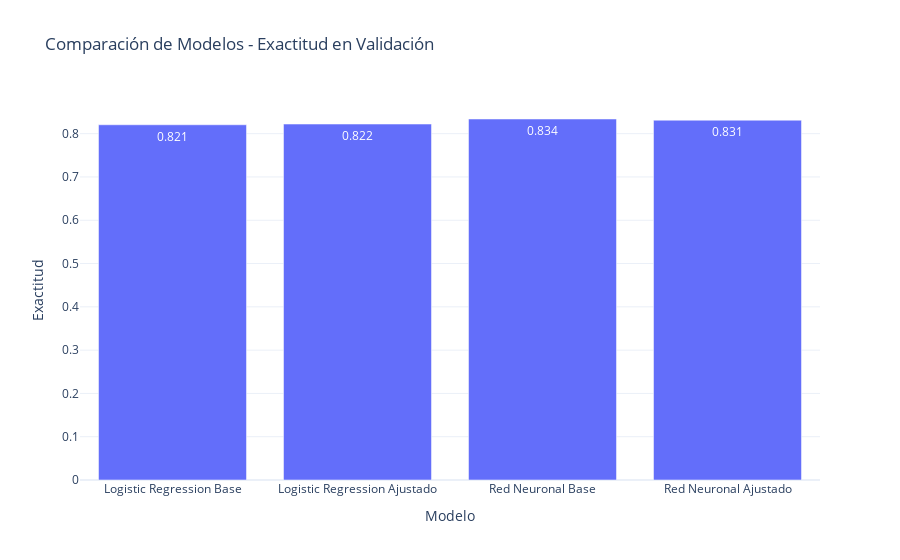

Notebook cell for this chart:
### Markdown cell above
### Comparacion de Modelos

### Code cell
model_scores = {
    "Logistic Regression Base": acc_logreg,
    "Logistic Regression Ajustado": acc_best_logreg,
    "Red Neuronal Base": acc_mlp,
    "Red Neuronal Ajustado": acc_best_mlp,
}

model_scores_df = pd.DataFrame(
    list(model_scores.items()), columns=["Modelo", "Accuracy"]
)

fig = go.Figure()
fig.add_trace(
    go.Bar(
        x=model_scores_df["Modelo"],
        y=model_scores_df["Accuracy"],
        text=model_scores_df["Accuracy"].round(3),
        textposition="auto",
    )
)
fig.update_layout(
    title="Comparación de Modelos - Exactitud en Validación",
    xaxis_title="Modelo",
    yaxis_title="Exactitud",
    template="plotly_white",
)
fig.show()

best_model_name = model_scores_df.loc[model_scores_df["Accuracy"].idxmax(), "Modelo"]
print("\n>>> Mejor Modelo en Validación:", best_model_name)

if best_model_name == "Regresion Logistica Base":
    final_model = log_reg
elif best_model_name == "Regresion Logistica Ajustado":
    final_model = best_logreg_model
elif best_model_name == "Red Neuronal Base":
    final_model = mlp
elif best_model_name == "Red Neuronal Ajustado":
    final_model = best_mlp_model

### Figure 1 — Plotly figure (JSON) as saved in the notebook; plotly's stock layout.template omitted (floating-point values rounded to 4 significant figures)
{"data": [{"text": [0.821, 0.822, 0.834, 0.831], "textposition": "auto", "type": "bar", "x": ["Logistic Regression Base", "Logistic Regression Ajustado", "Red Neuronal Base", "Red Neuronal Ajustado"], "y": [0.8206, 0.8222, 0.8339, 0.8311]}], "layout": {"title": {"text": "Comparación de Modelos - Exactitud en Validación"}, "xaxis": {"title": {"text": "Modelo"}}, "yaxis": {"title": {"text": "Exactitud"}}}}
